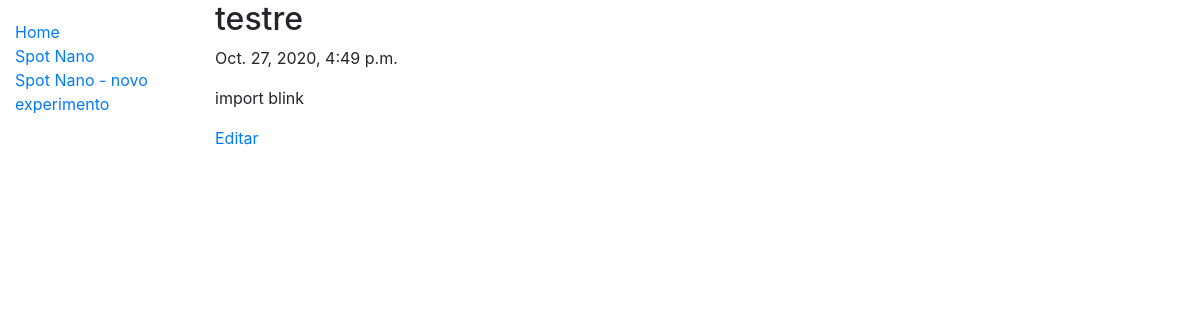
The page /BancadaIA/spotnano/experimentos/69/detalhe/ on the database its author committed.
### BancadaIA/models.py (models this page shows, shortened)
class ExperimentoSpotNano(models.Model):
    author = models.ForeignKey(settings.AUTH_USER_MODEL, on_delete=models.CASCADE)
    title = models.CharField(max_length=200)
    codigo = models.TextField()
    created_date = models.DateTimeField(default=timezone.now)

### BancadaIA/views.py (the view)
# urls.py: path('spotnano/experimentos/<int:pk>/detalhe/', views.SpotNanoExperimentosDetail.as_view(), name='spotnano_experimentos_detail'),
class SpotNanoExperimentosDetail(FormView):
    def get(self, request, pk, *args, **kwargs):
        post = get_object_or_404(ExperimentoSpotNano, pk=pk)
        return render(request, 'spotnano/spotnano_experimentos_detail.html', {'post': post})

### BancadaIA/templates/spotnano/spotnano_experimentos_detail.html
{% extends "base_generic.html" %}
{% load static %}
{% block content %}
    <div class="post">
        <h2>{{ post.title }}</h2>
        <p>{{ post.created_date }}</p>
        <p>{{ post.codigo|linebreaksbr }}</p>
        <a href="{% url 'spotnano_experimentos_edit' pk=post.pk %}"> Editar </a>
    </div>
{% endblock %}

### rows shown on the page
ExperimentoSpotNano: title "testre", created_date "Oct. 27, 2020, 4:49 p.m.", codigo "import blink"
